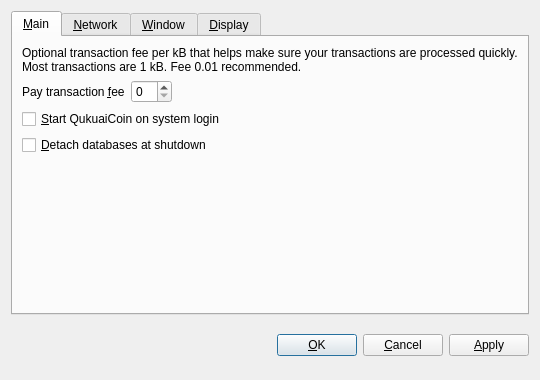
<?xml version="1.0" encoding="UTF-8"?>
<ui version="4.0">
 <class>OptionsDialog</class>
 <widget class="QDialog" name="OptionsDialog">
  <property name="geometry">
   <rect>
    <x>0</x>
    <y>0</y>
    <width>540</width>
    <height>380</height>
   </rect>
  </property>
  <property name="windowTitle">
   <string>Options</string>
  </property>
  <property name="modal">
   <bool>true</bool>
  </property>
  <layout class="QVBoxLayout" name="verticalLayout">
   <item>
    <widget class="QTabWidget" name="tabWidget">
     <property name="tabPosition">
      <enum>QTabWidget::North</enum>
     </property>
     <property name="currentIndex">
      <number>0</number>
     </property>
     <widget class="QWidget" name="tabMain">
      <attribute name="title">
       <string>&amp;Main</string>
      </attribute>
      <layout class="QVBoxLayout" name="verticalLayout_Main">
       <item>
        <widget class="QLabel" name="transactionFeeInfoLabel">
         <property name="text">
          <string>Optional transaction fee per kB that helps make sure your transactions are processed quickly. Most transactions are 1 kB. Fee 0.01 recommended.</string>
         </property>
         <property name="textFormat">
          <enum>Qt::PlainText</enum>
         </property>
         <property name="wordWrap">
          <bool>true</bool>
         </property>
        </widget>
       </item>
       <item>
        <layout class="QHBoxLayout" name="horizontalLayout_Main">
         <item>
          <widget class="QLabel" name="transactionFeeLabel">
           <property name="text">
            <string>Pay transaction &amp;fee</string>
           </property>
           <property name="textFormat">
            <enum>Qt::PlainText</enum>
           </property>
           <property name="buddy">
            <cstring>transactionFee</cstring>
           </property>
          </widget>
         </item>
         <item>
          <widget class="BitcoinAmountField" name="transactionFee"/>
         </item>
         <item>
          <spacer name="horizontalSpacer_Main">
           <property name="orientation">
            <enum>Qt::Horizontal</enum>
           </property>
           <property name="sizeHint" stdset="0">
            <size>
             <width>40</width>
             <height>20</height>
            </size>
           </property>
          </spacer>
         </item>
        </layout>
       </item>
       <item>
        <widget class="QCheckBox" name="bitcoinAtStartup">
         <property name="toolTip">
          <string>Automatically start QukuaiCoin after logging in to the system.</string>
         </property>
         <property name="text">
          <string>&amp;Start QukuaiCoin on system login</string>
         </property>
        </widget>
       </item>
       <item>
        <widget class="QCheckBox" name="detachDatabases">
         <property name="toolTip">
          <string>Detach block and address databases at shutdown. This means they can be moved to another data directory, but it slows down shutdown. The wallet is always detached.</string>
         </property>
         <property name="text">
          <string>&amp;Detach databases at shutdown</string>
         </property>
        </widget>
       </item>
       <item>
        <spacer name="verticalSpacer_Main">
         <property name="orientation">
          <enum>Qt::Vertical</enum>
         </property>
         <property name="sizeHint" stdset="0">
          <size>
           <width>20</width>
           <height>40</height>
          </size>
         </property>
        </spacer>
       </item>
      </layout>
     </widget>
     <widget class="QWidget" name="tabNetwork">
      <attribute name="title">
       <string>&amp;Network</string>
      </attribute>
      <layout class="QVBoxLayout" name="verticalLayout_Network">
       <item>
        <widget class="QCheckBox" name="mapPortUpnp">
         <property name="toolTip">
          <string>Automatically open the QukuaiCoin client port on the router. This only works when your router supports UPnP and it is enabled.</string>
         </property>
         <property name="text">
          <string>Map port using &amp;UPnP</string>
         </property>
        </widget>
       </item>
       <item>
        <widget class="QCheckBox" name="connectSocks">
         <property name="toolTip">
          <string>Connect to the QukuaiCoin network through a SOCKS proxy (e.g. when connecting through Tor).</string>
         </property>
         <property name="text">
          <string>&amp;Connect through SOCKS proxy:</string>
         </property>
        </widget>
       </item>
       <item>
        <layout class="QHBoxLayout" name="horizontalLayout_Network">
         <item>
          <widget class="QLabel" name="proxyIpLabel">
           <property name="text">
            <string>Proxy &amp;IP:</string>
           </property>
           <property name="textFormat">
            <enum>Qt::PlainText</enum>
           </property>
           <property name="buddy">
            <cstring>proxyIp</cstring>
           </property>
          </widget>
         </item>
         <item>
          <widget class="QValidatedLineEdit" name="proxyIp">
           <property name="maximumSize">
            <size>
             <width>140</width>
             <height>16777215</height>
            </size>
           </property>
           <property name="toolTip">
            <string>IP address of the proxy (e.g. 127.0.0.1)</string>
           </property>
          </widget>
         </item>
         <item>
          <widget class="QLabel" name="proxyPortLabel">
           <property name="text">
            <string>&amp;Port:</string>
           </property>
           <property name="textFormat">
            <enum>Qt::PlainText</enum>
           </property>
           <property name="buddy">
            <cstring>proxyPort</cstring>
           </property>
          </widget>
         </item>
         <item>
          <widget class="QLineEdit" name="proxyPort">
           <property name="maximumSize">
            <size>
             <width>55</width>
             <height>16777215</height>
            </size>
           </property>
           <property name="toolTip">
            <string>Port of the proxy (e.g. 9050)</string>
           </property>
          </widget>
         </item>
         <item>
          <widget class="QLabel" name="socksVersionLabel">
           <property name="text">
            <string>SOCKS &amp;Version:</string>
           </property>
           <property name="textFormat">
            <enum>Qt::PlainText</enum>
           </property>
           <property name="buddy">
            <cstring>socksVersion</cstring>
           </property>
          </widget>
         </item>
         <item>
          <widget class="QValueComboBox" name="socksVersion">
           <property name="toolTip">
            <string>SOCKS version of the proxy (e.g. 5)</string>
           </property>
          </widget>
         </item>
         <item>
          <spacer name="horizontalSpacer_Network">
           <property name="orientation">
            <enum>Qt::Horizontal</enum>
           </property>
           <property name="sizeHint" stdset="0">
            <size>
             <width>40</width>
             <height>20</height>
            </size>
           </property>
          </spacer>
         </item>
        </layout>
       </item>
       <item>
        <spacer name="verticalSpacer_Network">
         <property name="orientation">
          <enum>Qt::Vertical</enum>
         </property>
         <property name="sizeHint" stdset="0">
          <size>
           <width>20</width>
           <height>40</height>
          </size>
         </property>
        </spacer>
       </item>
      </layout>
     </widget>
     <widget class="QWidget" name="tabWindow">
      <attribute name="title">
       <string>&amp;Window</string>
      </attribute>
      <layout class="QVBoxLayout" name="verticalLayout_Window">
       <item>
        <widget class="QCheckBox" name="minimizeToTray">
         <property name="toolTip">
          <string>Show only a tray icon after minimizing the window.</string>
         </property>
         <property name="text">
          <string>&amp;Minimize to the tray instead of the taskbar</string>
         </property>
        </widget>
       </item>
       <item>
        <widget class="QCheckBox" name="minimizeOnClose">
         <property name="toolTip">
          <string>Minimize instead of exit the application when the window is closed. When this option is enabled, the application will be closed only after selecting Quit in the menu.</string>
         </property>
         <property name="text">
          <string>M&amp;inimize on close</string>
         </property>
        </widget>
       </item>
       <item>
        <spacer name="verticalSpacer_Window">
         <property name="orientation">
          <enum>Qt::Vertical</enum>
         </property>
         <property name="sizeHint" stdset="0">
          <size>
           <width>20</width>
           <height>40</height>
          </size>
         </property>
        </spacer>
       </item>
      </layout>
     </widget>
     <widget class="QWidget" name="tabDisplay">
      <attribute name="title">
       <string>&amp;Display</string>
      </attribute>
      <layout class="QVBoxLayout" name="verticalLayout_Display">
       <item>
        <layout class="QHBoxLayout" name="horizontalLayout_1_Display">
         <item>
          <widget class="QLabel" name="langLabel">
           <property name="text">
            <string>User Interface &amp;language:</string>
           </property>
           <property name="textFormat">
            <enum>Qt::PlainText</enum>
           </property>
           <property name="buddy">
            <cstring>lang</cstring>
           </property>
          </widget>
         </item>
         <item>
          <widget class="QValueComboBox" name="lang">
           <property name="toolTip">
            <string>The user interface language can be set here. This setting will take effect after restarting QukuaiCoin.</string>
           </property>
          </widget>
         </item>
        </layout>
       </item>
       <item>
        <layout class="QHBoxLayout" name="horizontalLayout_2_Display">
         <item>
          <widget class="QLabel" name="unitLabel">
           <property name="text">
            <string>&amp;Unit to show amounts in:</string>
           </property>
           <property name="textFormat">
            <enum>Qt::PlainText</enum>
           </property>
           <property name="buddy">
            <cstring>unit</cstring>
           </property>
          </widget>
         </item>
         <item>
          <widget class="QValueComboBox" name="unit">
           <property name="toolTip">
            <string>Choose the default subdivision unit to show in the interface and when sending coins.</string>
           </property>
          </widget>
         </item>
        </layout>
       </item>
       <item>
        <widget class="QCheckBox" name="displayAddresses">
         <property name="toolTip">
          <string>Whether to show QukuaiCoin addresses in the transaction list or not.</string>
         </property>
         <property name="text">
          <string>&amp;Display addresses in transaction list</string>
         </property>
        </widget>
       </item>
       <item>
        <widget class="QCheckBox" name="coinControlFeatures">
         <property name="toolTip">
          <string>Whether to show coin control features or not.</string>
         </property>
         <property name="text">
          <string>Display coin &amp;control features (experts only!)</string>
         </property>
        </widget>
       </item>
       <item>
        <spacer name="verticalSpacer_Display">
         <property name="orientation">
          <enum>Qt::Vertical</enum>
         </property>
         <property name="sizeHint" stdset="0">
          <size>
           <width>20</width>
           <height>40</height>
          </size>
         </property>
        </spacer>
       </item>
      </layout>
     </widget>
    </widget>
   </item>
   <item>
    <layout class="QHBoxLayout" name="horizontalLayout_Buttons">
     <item>
      <spacer name="horizontalSpacer_1">
       <property name="orientation">
        <enum>Qt::Horizontal</enum>
       </property>
       <property name="sizeHint" stdset="0">
        <size>
         <width>40</width>
         <height>48</height>
        </size>
       </property>
      </spacer>
     </item>
     <item>
      <widget class="QLabel" name="statusLabel">
       <property name="font">
        <font>
         <weight>75</weight>
         <bold>true</bold>
        </font>
       </property>
       <property name="text">
        <string/>
       </property>
       <property name="textFormat">
        <enum>Qt::PlainText</enum>
       </property>
       <property name="wordWrap">
        <bool>true</bool>
       </property>
      </widget>
     </item>
     <item>
      <spacer name="horizontalSpacer_2">
       <property name="orientation">
        <enum>Qt::Horizontal</enum>
       </property>
       <property name="sizeHint" stdset="0">
        <size>
         <width>40</width>
         <height>48</height>
        </size>
       </property>
      </spacer>
     </item>
     <item>
      <widget class="QPushButton" name="okButton">
       <property name="text">
        <string>&amp;OK</string>
       </property>
      </widget>
     </item>
     <item>
      <widget class="QPushButton" name="cancelButton">
       <property name="text">
        <string>&amp;Cancel</string>
       </property>
       <property name="autoDefault">
        <bool>false</bool>
       </property>
      </widget>
     </item>
     <item>
      <widget class="QPushButton" name="applyButton">
       <property name="text">
        <string>&amp;Apply</string>
       </property>
       <property name="autoDefault">
        <bool>false</bool>
       </property>
      </widget>
     </item>
    </layout>
   </item>
  </layout>
 </widget>
 <customwidgets>
  <customwidget>
   <class>BitcoinAmountField</class>
   <extends>QSpinBox</extends>
   <header>bitcoinamountfield.h</header>
  </customwidget>
  <customwidget>
   <class>QValueComboBox</class>
   <extends>QComboBox</extends>
   <header>qvaluecombobox.h</header>
  </customwidget>
  <customwidget>
   <class>QValidatedLineEdit</class>
   <extends>QLineEdit</extends>
   <header>qvalidatedlineedit.h</header>
  </customwidget>
 </customwidgets>
 <resources/>
 <connections/>
</ui>
